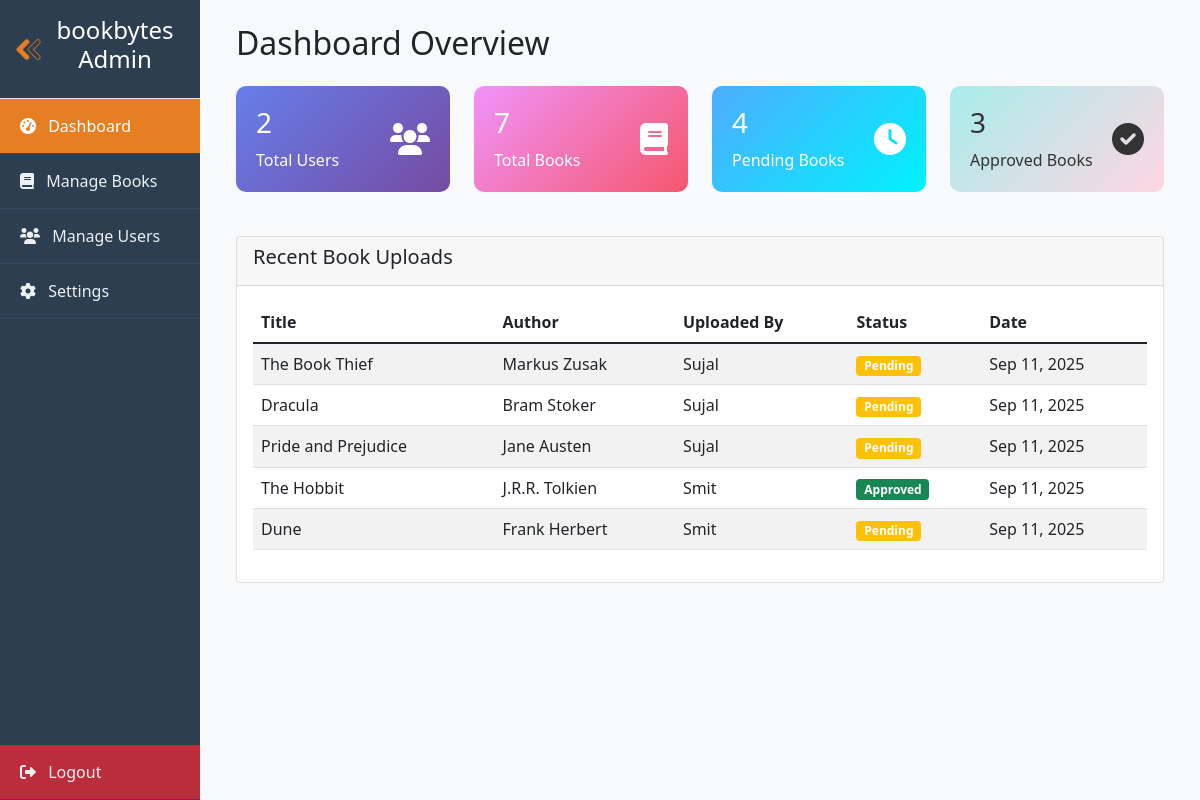
/admin/index.php (signed in), run on the app's committed database.
### tables this page shows
CREATE TABLE `settings` (
  `id` int(11) NOT NULL,
  `site_name` varchar(100) DEFAULT 'MYBOOK',
  `site_logo` varchar(255) DEFAULT NULL,
  `updated_at` timestamp NOT NULL DEFAULT current_timestamp() ON UPDATE current_timestamp()
);

CREATE TABLE `books` (
  `id` int(11) NOT NULL,
  `title` varchar(200) NOT NULL,
  `author` varchar(100) DEFAULT NULL,
  `category_id` int(11) DEFAULT NULL,
  `publish_year` int(11) DEFAULT NULL,
  `description` text DEFAULT NULL,
  `cover_image` varchar(500) DEFAULT NULL,
  `pdf_file` varchar(500) DEFAULT NULL,
  `user_id` int(11) DEFAULT NULL,
  `status` enum('pending','approved','rejected') DEFAULT 'pending',
  `created_at` timestamp NOT NULL DEFAULT current_timestamp()
);

CREATE TABLE `users` (
  `id` int(11) NOT NULL,
  `name` varchar(100) NOT NULL,
  `email` varchar(100) NOT NULL,
  `password` varchar(255) NOT NULL,
  `role` enum('user','admin') DEFAULT 'user',
  `created_at` timestamp NOT NULL DEFAULT current_timestamp()
);

### admin/index.php (the view, shortened to what this page needs)
<?php
require_once '../config/database.php';
$stmt = $pdo->query("SELECT COUNT(*) as total_users FROM users WHERE role = 'user'");
$total_users = $stmt->fetch()['total_users'];
$stmt = $pdo->query("SELECT COUNT(*) as total_books FROM books");
$total_books = $stmt->fetch()['total_books'];
$stmt = $pdo->query("SELECT COUNT(*) as pending_books FROM books WHERE status = 'pending'");
$pending_books = $stmt->fetch()['pending_books'];
$stmt = $pdo->query("SELECT COUNT(*) as approved_books FROM books WHERE status = 'approved'");
$approved_books = $stmt->fetch()['approved_books'];
$settings_query = "SELECT * FROM settings LIMIT 1";
$settings_result = mysqli_query($conn, $settings_query);
$settings = mysqli_fetch_assoc($settings_result);
$site_name = $settings['site_name'] ?? 'MYBOOK';
?>
<!DOCTYPE html>
<html lang="en">
<head>
    <link href="https://cdn.jsdelivr.net/npm/bootstrap@5.1.3/dist/css/bootstrap.min.css" rel="stylesheet">
    <link href="https://cdnjs.cloudflare.com/ajax/libs/font-awesome/6.0.0/css/all.min.css" rel="stylesheet">
</head>
<body>
    <div class="container-fluid">
        <div class="row">
            <div class="col-md-2 p-0">
                <div class="sidebar"  style="position:relative">
                    <div class="p-3 text-center border-bottom " style=" display: flex; align-items: center; justify-content: center; gap: 5px; ">
                       <div  onClick="window.location.href = 'http://localhost:3000/index.php'"> <img src="../images/left-arrow (2).png" alt="left arrow" width="25px" > </div>
                        <h4 class="text-white" > <?php echo $site_name; ?> Admin</h4>
                    </div>
                    <nav class="nav flex-column">
                        <a class="nav-link active" href="index.php">
                            <i class="fas fa-tachometer-alt me-2"></i> Dashboard
                        </a>
                        <a class="nav-link" href="books.php">
                            <i class="fas fa-book me-2"></i> Manage Books
                        </a>
                        <a class="nav-link" href="users.php">
                            <i class="fas fa-users me-2"></i> Manage Users
                        </a>
                        <a class="nav-link" href="settings.php">
                            <i class="fas fa-cog me-2"></i> Settings
                        </a>
                         <div style= "position: absolute; bottom: 0; width: 100%; background:#bb2d3b;">
                            <a class="nav-link" href="../logout.php">
                            <i class="fas fa-sign-out-alt me-2 "></i> Logout
                        </a>
                    </nav>
                </div>
            </div>
            <div class="col-md-10 main-content">
                <div class="p-4">
                    <h2 class="mb-4">Dashboard Overview</h2>
                    <div class="row">
                        <div class="col-md-3">
                            <div class="stat-card">
                                <div class="d-flex justify-content-between align-items-center">
                                    <div>
                                        <h3><?php echo $total_users; ?></h3>
                                        <p class="mb-0">Total Users</p>
                                    </div>
                                    <i class="fas fa-users fa-2x"></i>
                                </div>
                            </div>
                        </div>
                        <div class="col-md-3">
                            <div class="stat-card orange">
                                <div class="d-flex justify-content-between align-items-center">
                                    <div>
                                        <h3><?php echo $total_books; ?></h3>
                                        <p class="mb-0">Total Books</p>
                                    </div>
                                    <i class="fas fa-book fa-2x"></i>
                                </div>
                            </div>
                        </div>
                        <div class="col-md-3">
                            <div class="stat-card green">
                                <div class="d-flex justify-content-between align-items-center">
                                    <div>
                                        <h3><?php echo $pending_books; ?></h3>
                                        <p class="mb-0">Pending Books</p>
                                    </div>
                                    <i class="fas fa-clock fa-2x"></i>
                                </div>
                            </div>
                        </div>
                        <div class="col-md-3">
                            <div class="stat-card purple">
                                <div class="d-flex justify-content-between align-items-center">
                                    <div>
                                        <h3><?php echo $approved_books; ?></h3>
                                        <p class="mb-0">Approved Books</p>
                                    </div>
                                    <i class="fas fa-check-circle fa-2x"></i>
                                </div>
                            </div>
                        </div>
                    </div>
                    <div class="row mt-4">
                        <div class="col-12">
                            <div class="card">
                                <div class="card-header">
                                    <h5>Recent Book Uploads</h5>
                                </div>
                                <div class="card-body">
                                    <?php
                                    $stmt = $pdo->query("SELECT b.*, u.name FROM books b JOIN users u ON b.user_id = u.id ORDER BY b.created_at DESC LIMIT 5");
                                    $recent_books = $stmt->fetchAll();
                                    ?>
                                    <div class="table-responsive">
                                        <table class="table table-striped">
                                            <thead>
                                                <tr>
                                                    <th>Title</th>
                                                    <th>Author</th>
                                                    <th>Uploaded By</th>
                                                    <th>Status</th>
                                                    <th>Date</th>
                                                </tr>
                                            </thead>
                                            <tbody>
                                                <?php foreach ($recent_books as $book): ?>
                                                <tr>
                                                    <td><?php echo htmlspecialchars($book['title']); ?></td>
                                                    <td><?php echo htmlspecialchars($book['author']); ?></td>
                                                    <td><?php echo htmlspecialchars($book['name']); ?></td>
                                                    <td>
                                                        <span class="badge bg-<?php echo $book['status'] == 'approved' ? 'success' : ($book['status'] == 'pending' ? 'warning' : 'danger'); ?>">
                                                            <?php echo ucfirst($book['status']); ?>
                                                        </span>
                                                    </td>
                                                    <td><?php echo date('M d, Y', strtotime($book['created_at'])); ?></td>
                                                </tr>
                                                <?php endforeach; ?>
                                            </tbody>
                                        </table>
                                    </div>
                                </div>
                            </div>
                        </div>
                    </div>
                </div>
            </div>
        </div>
    </div>
</body>
</html>

### admin/index.php (style rules this page uses)
.sidebar { min-height: 100vh; background: #2c3e50; }
.sidebar .nav-link { color: #ecf0f1; padding: 15px 20px; border-bottom: 1px solid #34495e; }
.sidebar .nav-link.active { background: #e67e22; color: #fff; }
.main-content { background: #f8f9fa; min-height: 100vh; }
.stat-card { background: linear-gradient(135deg, #667eea 0%, #764ba2 100%); color: white; border-radius: 10px; padding: 20px; margin-bottom: 20px; }
.stat-card.orange { background: linear-gradient(135deg, #f093fb 0%, #f5576c 100%); }
.stat-card.green { background: linear-gradient(135deg, #4facfe 0%, #00f2fe 100%); }
.stat-card.purple { background: linear-gradient(135deg, #a8edea 0%, #fed6e3 100%); color: #333; }

### data on the page
settings: site_name "bookbytes"
books: title "The Book Thief", author "Markus Zusak", user.name "Sujal", status "Pending", created_at "Sep 11, 2025"
books: title "Dracula", author "Bram Stoker", user.name "Sujal", status "Pending", created_at "Sep 11, 2025"
books: title "Pride and Prejudice", author "Jane Austen", user.name "Sujal", status "Pending", created_at "Sep 11, 2025"
books: title "The Hobbit", author "J.R.R. Tolkien", user.name "Smit", status "Approved", created_at "Sep 11, 2025"
books: title "Dune", author "Frank Herbert", user.name "Smit", status "Pending", created_at "Sep 11, 2025"

### other printed values
$total_users "2"
$total_books "7"
$pending_books "4"
$approved_books "3"
